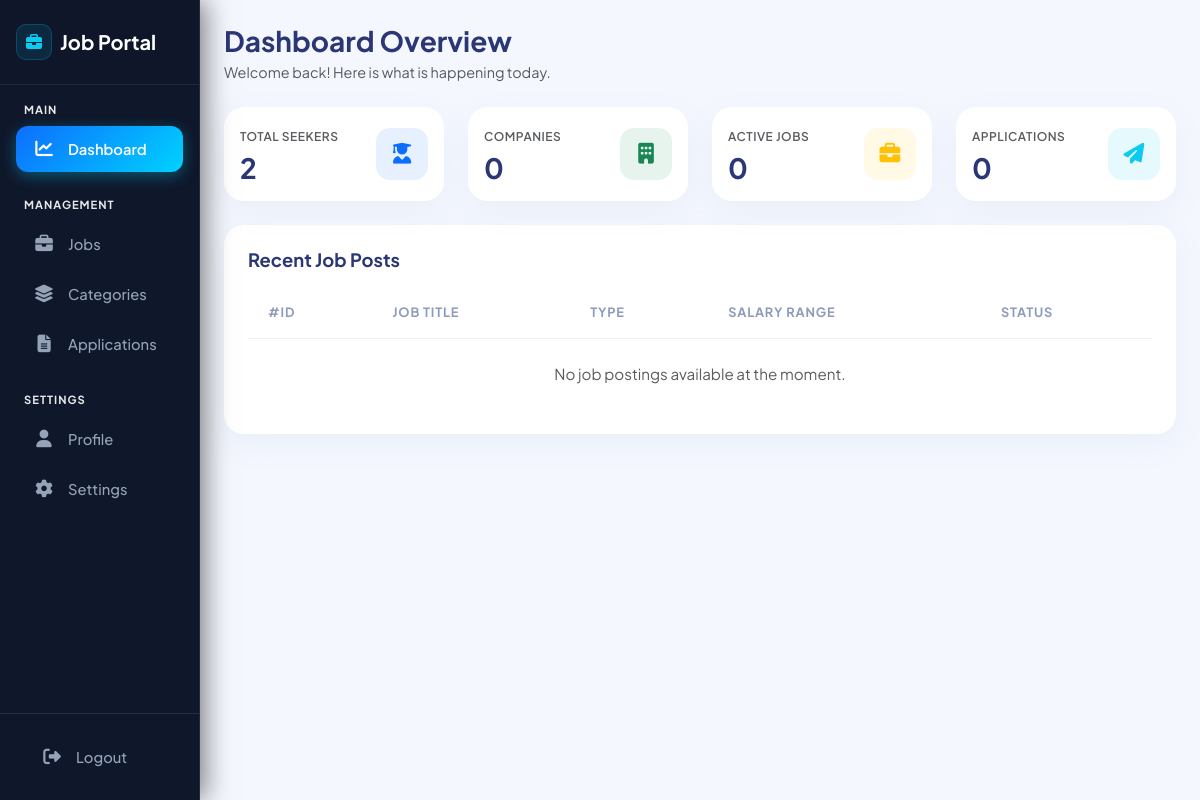
/admin/dashboard.php, run on an earlier commit of the app's database.
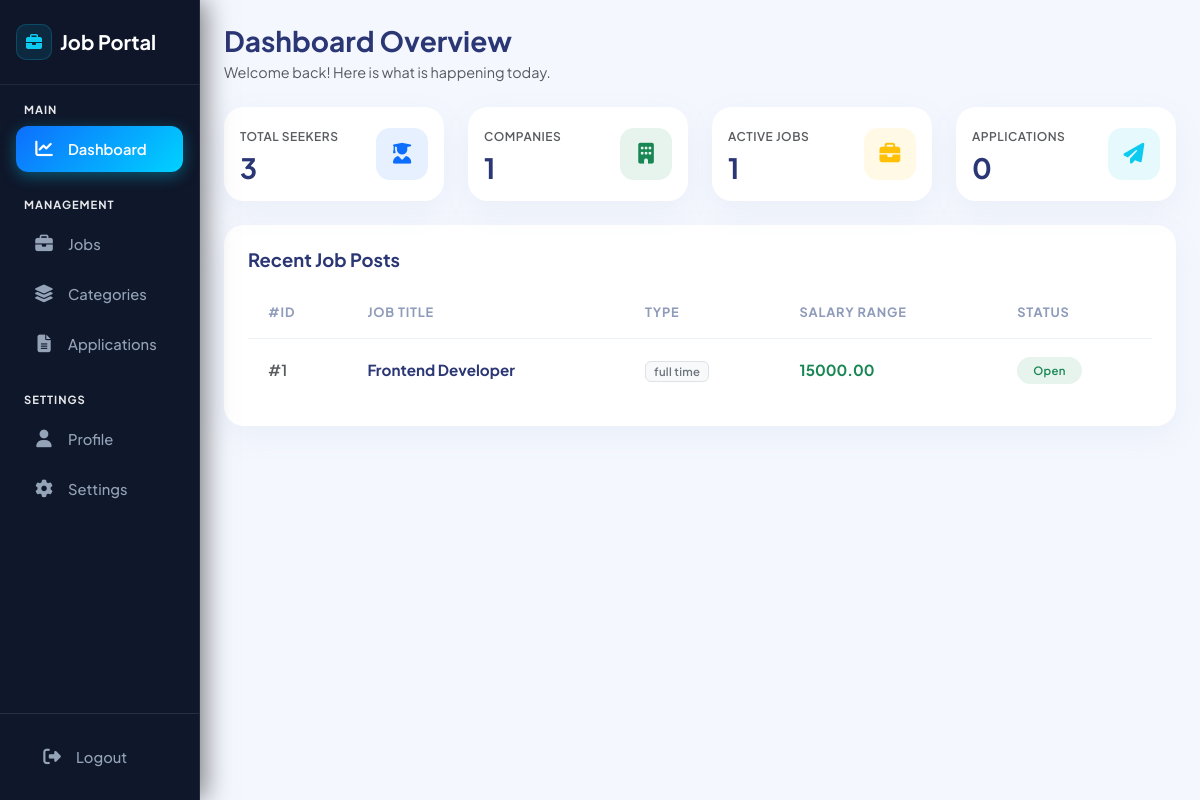
And on a later commit of the database.
### tables this page shows
CREATE TABLE `jobs` (
  `id` int(11) NOT NULL,
  `company_id` int(11) NOT NULL,
  `category_id` int(11) NOT NULL,
  `title` varchar(150) NOT NULL,
  `description` text NOT NULL,
  `requirements` text DEFAULT NULL,
  `salary` decimal(10,2) DEFAULT NULL,
  `location` varchar(100) NOT NULL,
  `job_type` enum('full time','part time','remote,internship') NOT NULL,
  `experience` varchar(50) DEFAULT NULL,
  `deadline` date DEFAULT NULL,
  `status` enum('open','closed') NOT NULL DEFAULT 'open',
  `created_at` timestamp NOT NULL DEFAULT current_timestamp()
);

### admin/dashboard.php (the view, shortened to what the changed rows need)
<?php
include '../includes/db.php';
function getCount($conn, $query) {
    try {
        $res = $conn->query($query);
        if ($res) {
            $row = $res->fetch_assoc();
            return $row['total'] ?? 0;
        }
    } catch (Exception $e) { return 0; }
    return 0;
}
$total_users        = getCount($conn, "SELECT COUNT(*) as total FROM users");
$total_companies    = getCount($conn, "SELECT COUNT(*) as total FROM companies");
$total_jobs         = getCount($conn, "SELECT COUNT(*) as total FROM jobs");
?>
<!DOCTYPE html>
<html lang="en">
<head>
    <link href="https://cdn.jsdelivr.net/npm/bootstrap@5.3.0/dist/css/bootstrap.min.css" rel="stylesheet">
    <link rel="stylesheet" href="https://cdnjs.cloudflare.com/ajax/libs/font-awesome/6.4.0/css/all.min.css">
    <link rel="stylesheet" href="../assets/css/users.css?v=<?php echo time(); ?>">
</head>
<body>
<div class="container-fluid p-0">
    <div class="row g-0">
        <div class="col-md-10 p-4">
            <div class="row g-4 mb-4">
                <div class="col-md-3">
                    <div class="card stat-card p-3">
                        <div class="d-flex justify-content-between align-items-center">
                            <div>
                                <span class="text-muted small fw-semibold text-uppercase" style="font-size: 0.75rem; letter-spacing: 0.5px;">Total Seekers</span>
                                <h3 class="fw-bold mt-1 mb-0" style="color: #2b3674;"><?= $total_users ?></h3>
                            </div>
                        </div>
                    </div>
                </div>
                <div class="col-md-3">
                    <div class="card stat-card p-3">
                        <div class="d-flex justify-content-between align-items-center">
                            <div>
                                <span class="text-muted small fw-semibold text-uppercase" style="font-size: 0.75rem; letter-spacing: 0.5px;">Companies</span>
                                <h3 class="fw-bold mt-1 mb-0" style="color: #2b3674;"><?= $total_companies ?></h3>
                            </div>
                        </div>
                    </div>
                </div>
                <div class="col-md-3">
                    <div class="card stat-card p-3">
                        <div class="d-flex justify-content-between align-items-center">
                            <div>
                                <span class="text-muted small fw-semibold text-uppercase" style="font-size: 0.75rem; letter-spacing: 0.5px;">Active Jobs</span>
                                <h3 class="fw-bold mt-1 mb-0" style="color: #2b3674;"><?= $total_jobs ?></h3>
                            </div>
                        </div>
                    </div>
                </div>
            </div>
            <div class="table-card p-4">
                <div class="table-responsive">
                    <table class="table align-middle mb-0">
                        <thead>
                            <tr>
                                <th>#ID</th>
                                <th>Job Title</th>
                                <th>Type</th>
                                <th>Salary Range</th>
                                <th>Status</th>
                            </tr>
                        </thead>
                        <tbody>
                            <?php
                            if (isset($conn)) {
                                try {
                                    $recent_jobs = $conn->query("SELECT * FROM jobs ORDER BY id DESC LIMIT 5");
                                    if ($recent_jobs && $recent_jobs->num_rows > 0):
                                        while($job = $recent_jobs->fetch_assoc()):
                            ?>
                            <tr>
                                <td class="text-muted fw-semibold">#<?= $job['id'] ?></td>
                                <td class="fw-bold" style="color: #2b3674;"><?= htmlspecialchars($job['title']) ?></td>
                                <td><span class="badge bg-light text-secondary border px-2 py-1"><?= htmlspecialchars($job['job_type'] ?? 'Full Time') ?></span></td>
                                <td class="text-success fw-bold"><?= htmlspecialchars($job['salary'] ?? 'N/A') ?></td>
                                <td><span class="badge bg-success bg-opacity-10 text-success px-3 py-2 rounded-pill"><?= ucfirst($job['status'] ?? 'Open') ?></span></td>
                            </tr>
                            <?php
                                        endwhile;
                                    else:
                            ?>
                            <tr><td colspan="5" class="text-center text-muted py-4">No job postings available at the moment.</td></tr>
                            <?php
                                    endif;
                                } catch (Exception $e) {
                                    echo '<tr><td colspan="5" class="text-center text-muted py-4">No job postings available at the moment.</td></tr>';
                                }
                            }
                            ?>
                        </tbody>
                    </table>
                </div>
            </div>
        </div>
    </div>
</div>
</body>
</html>

What changed in the data, as far as the page shows it:
added jobs: id "1", title "Frontend Developer", job_type "full time", salary "15000.00", status "Open"
Also different on the page:
$total_users: "2" → "3"
$total_companies: "0" → "1"
$total_jobs: "0" → "1"
text no longer shown: "No job postings available at the moment."
